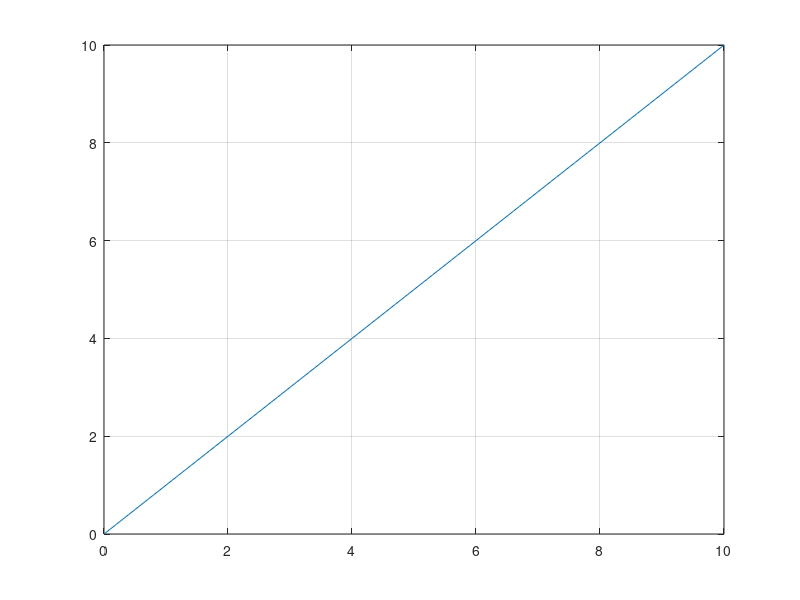

The MATLAB source for this figure:
K = 1; 

R = 10e3; 
C = 1e-7; 

T = R * C; 

num = [0 K]; 
den = [T 1]; 
G = tf(num,den);
t = 0:0.1:10; 
u_ramp = t; 
lsim(G,u_ramp,t);
[y_ramp,t_ramp] = lsim(G,u_ramp,t);
 plot(t_ramp,y_ramp);
 grid on;